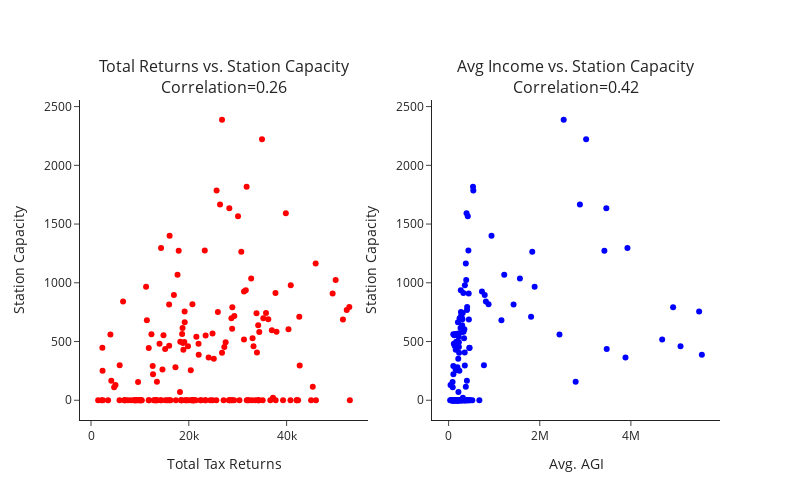

Notebook code cell kept with this figure:
### Code cell
correls = [
    df_zip_codes[[field, "station_capacity"]].dropna().corr().values[0, 1] for field in ['total_returns', 'avg_agi']
]

fig_zip_codes = make_subplots(
    rows=1,
    cols=2,
    subplot_titles = [
        f"Total Returns vs. Station Capacity<br>Correlation={correls[0]:,.2f}",
        f"Avg Income vs. Station Capacity<br>Correlation={correls[1]:,.2f}"
    ],
)

for i, x_col in enumerate(['total_returns', 'avg_agi']):
    fig_zip_codes.add_trace(
        go.Scatter(
            x=df_zip_codes[x_col],
            y=df_zip_codes['station_capacity'],
            marker={"color":["red", "blue"][i]},
            mode="markers",
            showlegend=False,
        ),
        row=1, col=i+1
    )

for col, x_label in enumerate([
    "Total Tax Returns",
    "Avg. AGI",
]):
    axis_title_key = f'xaxis{col+1}_title'
    fig_zip_codes.update_layout(**{axis_title_key: x_label})
    axis_title_key = f'yaxis{col+1}_title'
    fig_zip_codes.update_layout(**{axis_title_key: "Station Capacity"})

fig_zip_codes.update_layout(
    width=800, height=500,
    template="simple_white"
)

fig_zip_codes.show()

### Figure 1 — Plotly figure (JSON) as saved in the notebook; plotly's stock layout.template omitted (floating-point values rounded to 4 significant figures; data arrays with more than 128 entries replaced by an {"elided": "..."} marker saying what was removed)
{"data": [{"marker": {"color": "red"}, "mode": "markers", "showlegend": false, "type": "scatter", "x": {"elided": "175 int values"}, "xaxis": "x", "y": {"elided": "175 int values"}, "yaxis": "y"}, {"marker": {"color": "blue"}, "mode": "markers", "showlegend": false, "type": "scatter", "x": {"elided": "175 float values"}, "xaxis": "x2", "y": {"elided": "175 int values"}, "yaxis": "y2"}], "layout": {"annotations": [{"font": {"size": 16}, "showarrow": false, "text": "Total Returns vs. Station Capacity<br>Correlation=0.26", "x": 0.225, "xanchor": "center", "xref": "paper", "y": 1, "yanchor": "bottom", "yref": "paper"}, {"font": {"size": 16}, "showarrow": false, "text": "Avg Income vs. Station Capacity<br>Correlation=0.42", "x": 0.775, "xanchor": "center", "xref": "paper", "y": 1, "yanchor": "bottom", "yref": "paper"}], "height": 500, "width": 800, "xaxis": {"anchor": "y", "autorange": true, "domain": [0, 0.45], "range": [-2251.0, 56640.0], "showspikes": false, "title": {"text": "Total Tax Returns"}, "type": "linear"}, "xaxis2": {"anchor": "y2", "autorange": true, "domain": [0.55, 1], "range": [-364800.0, 5955000.0], "showspikes": false, "title": {"text": "Avg. AGI"}, "type": "linear"}, "yaxis": {"anchor": "x", "autorange": true, "domain": [0, 1], "range": [-168.1, 2556.0], "showspikes": false, "title": {"text": "Station Capacity"}, "type": "linear"}, "yaxis2": {"anchor": "x2", "autorange": true, "domain": [0, 1], "range": [-168.1, 2556.0], "showspikes": false, "title": {"text": "Station Capacity"}, "type": "linear"}}}
